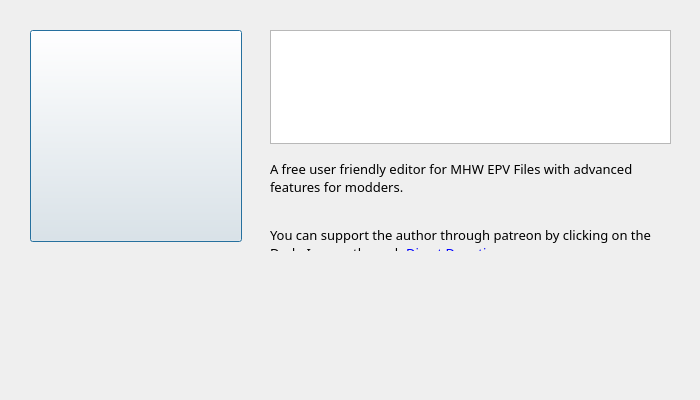
<?xml version="1.0" encoding="UTF-8"?>
<ui version="4.0">
 <class>Dialog</class>
 <widget class="QDialog" name="Dialog">
  <property name="geometry">
   <rect>
    <x>0</x>
    <y>0</y>
    <width>700</width>
    <height>400</height>
   </rect>
  </property>
  <property name="minimumSize">
   <size>
    <width>700</width>
    <height>400</height>
   </size>
  </property>
  <property name="maximumSize">
   <size>
    <width>700</width>
    <height>400</height>
   </size>
  </property>
  <property name="baseSize">
   <size>
    <width>700</width>
    <height>400</height>
   </size>
  </property>
  <property name="windowTitle">
   <string>Dialog</string>
  </property>
  <widget class="QPushButton" name="pushButton">
   <property name="geometry">
    <rect>
     <x>30</x>
     <y>30</y>
     <width>212</width>
     <height>212</height>
    </rect>
   </property>
   <property name="minimumSize">
    <size>
     <width>212</width>
     <height>212</height>
    </size>
   </property>
   <property name="maximumSize">
    <size>
     <width>212</width>
     <height>212</height>
    </size>
   </property>
   <property name="text">
    <string/>
   </property>
  </widget>
  <widget class="QLabel" name="label">
   <property name="geometry">
    <rect>
     <x>270</x>
     <y>160</y>
     <width>401</width>
     <height>91</height>
    </rect>
   </property>
   <property name="font">
    <font>
     <family>David Libre</family>
     <pointsize>10</pointsize>
    </font>
   </property>
   <property name="text">
    <string>&lt;html&gt;&lt;head/&gt;&lt;body&gt;&lt;p&gt;A free user friendly editor for MHW EPV Files with advanced features for modders.&lt;/p&gt;&lt;p&gt;&lt;br/&gt;You can support the author through patreon by clicking on the Dodo Icon or through &lt;a href=&quot;https://www.paypal.me/AsteriskAmpersand?locale.x=en_US&quot;&gt;&lt;span style=&quot; text-decoration: underline; color:#0000ff;&quot;&gt;Direct Donations&lt;/span&gt;&lt;/a&gt;.&lt;/p&gt;&lt;/body&gt;&lt;/html&gt;</string>
   </property>
   <property name="textFormat">
    <enum>Qt::RichText</enum>
   </property>
   <property name="scaledContents">
    <bool>false</bool>
   </property>
   <property name="alignment">
    <set>Qt::AlignLeading|Qt::AlignLeft|Qt::AlignTop</set>
   </property>
   <property name="wordWrap">
    <bool>true</bool>
   </property>
   <property name="openExternalLinks">
    <bool>true</bool>
   </property>
  </widget>
  <widget class="QGraphicsView" name="graphicsView">
   <property name="geometry">
    <rect>
     <x>270</x>
     <y>30</y>
     <width>401</width>
     <height>114</height>
    </rect>
   </property>
  </widget>
 </widget>
 <resources/>
 <connections/>
</ui>
